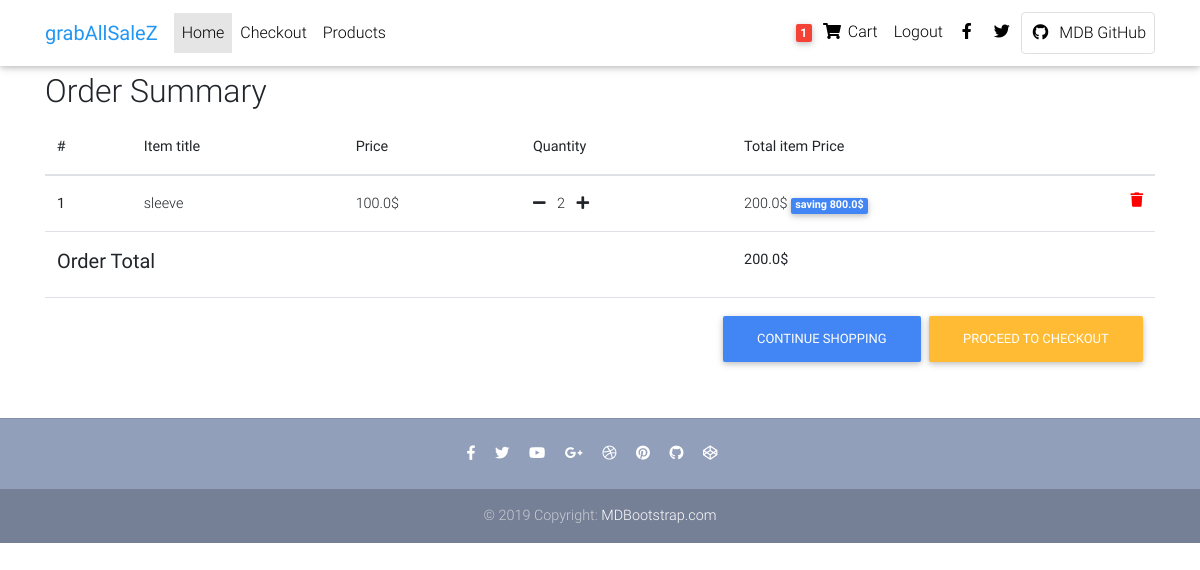
Page /order-summary (signed in) on the committed database.
### core/models.py (models this page shows, shortened)
class Order(models.Model):
    user = models.ForeignKey(settings.AUTH_USER_MODEL, on_delete=models.CASCADE)
    ref_code = models.CharField(max_length=20, blank=True, null=True)
    items = models.ManyToManyField(OrderItem)
    start_date = models.DateTimeField(auto_now_add=True)
    ordered_date = models.DateTimeField()
    ordered = models.BooleanField(default=False)
    shipping_address = models.ForeignKey('Address', related_name='shipping_address', on_delete=models.SET_NULL, blank=True, null=True)
    billing_address = models.ForeignKey('Address', related_name='billing_address', on_delete=models.SET_NULL, blank=True, null=True)
    payment = models.ForeignKey('Payment', on_delete=models.SET_NULL, blank=True, null=True)
    coupon = models.ForeignKey('Coupon', on_delete=models.SET_NULL, blank=True, null=True)
    being_delivered = models.BooleanField(default=False)
    received = models.BooleanField(default=False)
    refund_requested = models.BooleanField(default=False)
    refund_granted = models.BooleanField(default=False)
    '''
    1. item added to cart.
    2. adding a billing address
    (failed checkout)
    3. payment
    (preprocessing, processing and packaging)
    4. being delivered
    5. received
    6. refunds
    '''
    def get_total(self):
        total = 0
        for order_item in self.items.all():
            total += order_item.get_final_price()
        if self.coupon:
            total -= self.coupon.amount
        return total

class OrderItem(models.Model):
    user = models.ForeignKey(settings.AUTH_USER_MODEL, on_delete=models.CASCADE)
    item = models.ForeignKey(Item, on_delete=models.CASCADE)
    quantity = models.IntegerField(default=1)
    ordered = models.BooleanField(default=False)
    def get_total_item_price(self):
        return self.quantity * self.item.price
    def get_total_discount_item_price(self):
        return self.quantity * self.item.discount_price
    def get_amount_saved(self):
        return self.get_total_item_price() - self.get_total_discount_item_price()
    def get_final_price(self):
        if self.item.discount_price:
            return self.get_total_discount_item_price()
        return self.get_total_item_price()

class Item(models.Model):
    title = models.CharField(max_length=100)
    price = models.FloatField()
    discount_price = models.FloatField(blank=True, null=True)
    description = models.TextField()
    category = models.CharField(choices=CATEGORY_CHOICES, max_length=2)
    label = models.CharField(choices=LABEL_CHOICES, max_length=1)
    slug = models.SlugField()
    image = models.ImageField()

### core/views.py (the view)
# urls.py: path('order-summary', OrderSummaryView.as_view(), name = 'order-summary'),
class OrderSummaryView(LoginRequiredMixin, View):
    def get(self, *args, **kwargs):
        try:
            order=Order.objects.get(user=self.request.user, ordered=False)
            context={
                'object':order
            }
            return render(self.request, 'order_summary.html', context)
        except ObjectDoesNotExist:
            messages.error(self.request, 'You do not have an active order')
            return redirect('/')

### core/templatetags/cart_template_tags.py (called while the page is built)
@register.filter
def cart_item_count(user):
     if user.is_authenticated:
         qs=Order.objects.filter(user=user, ordered=False)
         if qs.exists():
             return qs[0].items.count()
     return 0

### templates/order_summary.html (shortened to what this page needs)
{% extends 'base.html' %}
{% block content %}
  <main>
    <div class="container">
      <div class="table-responsive text-nowrap">
        <h2>Order Summary</h2>
        <table class="table">
          <thead>
            <tr>
              <th scope="col">#</th>
              <th scope="col">Item title</th>
              <th scope="col">Price</th>
              <th scope="col">Quantity</th>
              <th scope="col">Total item Price</th>
            </tr>
          </thead>
          <tbody>
            {% for order_item in object.items.all %}
            <tr>
              <th scope="row">{{ forloop.counter }}</th>
              <td>{{ order_item.item.title }}</td>
              <td>
                {% if order_item.item.discount_price %}
                  {{ order_item.item.discount_price }}$
                {% else %}
                  {{ order_item.item.price }}$
                {% endif %}
              <td>
                <a href="{% url 'core:remove-single-item-from-cart' order_item.item.slug %}"><i class="fas fa-minus mr-2"></i></a>
                {{ order_item.quantity }}
                <a href="{% url 'core:add-to-cart' order_item.item.slug %}"><i class="fas fa-plus ml-2"></i></a>
              <td>
                {% if order_item.item.discount_price %}
                  {{ order_item.get_total_discount_item_price }}$
                  <span class="badge badge-primary" >saving {{ order_item.get_amount_saved }}$</span>
                {% else %}
                  {{ order_item.get_total_item_price }}$
                {% endif %}
                <a style="color:red;" href="{% url 'core:remove-from-cart' order_item.item.slug %}"><i class="fas fa-trash float-right"></i></a>
              </td>
            </tr>
            {% endfor %}
            {% if object.get_total %}
            <tr>
              <td colspan="4"><h5><b>Order Total</b></h5></td>
              <td><b>{{ object.get_total }}$</b></td>
            </tr>
            <tr>
              <td colspan="5">
                <a class="btn btn-warning float-right ml-2" href="{% url 'core:checkout' %}">Proceed to Checkout</a>
                <a class="btn btn-primary float-right ml-2" href="/">Continue shopping</a>
              </td>
            </tr>
            {% endif %}
          </tbody>
        </table>
      </div>
    </div>
  </main>
{% endblock %}

### templates/base.html (shortened to what this page needs)
<!DOCTYPE html>
{% load static %}
<html lang="en" dir="ltr">
  <head>
    <link rel="stylesheet" href="https://use.fontawesome.com/releases/v5.11.2/css/all.css">
    <link href="{% static 'css/bootstrap.min.css' %}" rel="stylesheet">
    <link href="{% static 'css/mdb.min.css' %}" rel="stylesheet">
    <link href="{% static 'css/style.min.css' %}" rel="stylesheet">
  </head>
  {% include 'navbar.html' %}
  <body>
    <div class="mt-5 pt-4">
  </div>
    {% block content %}
    {% endblock %}
    {% include 'footer.html' %}
  </body>
</html>

### templates/navbar.html (shortened to what this page needs)
{% load cart_template_tags %}
<nav class="navbar fixed-top navbar-expand-lg navbar-light white scrolling-navbar">
  <div class="container">
    <a class="navbar-brand waves-effect" href="{% url 'core:home' %}" target="_blank">
      <strong class="blue-text">grabAllSaleZ</strong>
    </a>
    <div class="collapse navbar-collapse" id="navbarSupportedContent">
      <ul class="navbar-nav mr-auto">
        <li class="nav-item active">
          <a class="nav-link waves-effect" href="#">Home
          </a>
        </li>
        <li class="nav-item">
          <a class="nav-link waves-effect" href="{% url 'core:checkout' %}" target="_blank">Checkout</a>
        </li>
        <li class="nav-item">
          <a class="nav-link waves-effect" href="#"
            target="_blank">Products</a>
        </li>
      </ul>
      <ul class="navbar-nav nav-flex-icons">
        {% if request.user.is_authenticated %}
        <li class="nav-item">
          <a href="{% url 'core:order-summary' %}" class="nav-link waves-effect">
            <span class="badge red z-depth-1 mr-1"> {{ request.user|cart_item_count }} </span>
            <i class="fas fa-shopping-cart"></i>
            <span class="clearfix d-none d-sm-inline-block"> Cart </span>
          </a>
        </li>
        <li class="nav-item">
          <a class="nav-link waves-effect" href="{% url 'account_logout' %}" >
            <span class="clearfix d-none d-sm-inline-block"> Logout </span>
          </a>
        </li>
        {% endif %}
        <li class="nav-item">
          <a href="https://www.facebook.com/mdbootstrap" class="nav-link waves-effect" target="_blank">
            <i class="fab fa-facebook-f"></i>
          </a>
        </li>
        <li class="nav-item">
          <a href="https://twitter.com/MDBootstrap" class="nav-link waves-effect" target="_blank">
            <i class="fab fa-twitter"></i>
          </a>
        </li>
        <li class="nav-item">
          <a href="https://github.com/mdbootstrap/bootstrap-material-design" class="nav-link border border-light rounded waves-effect"
            target="_blank">
            <i class="fab fa-github mr-2"></i>MDB GitHub
          </a>
        </li>
      </ul>
    </div>
  </div>
</nav>

### templates/footer.html
<footer class="page-footer text-center font-small mt-4 wow fadeIn">
  <hr class="my-4">
  <div class="pb-4">
    <a href="https://www.facebook.com/mdbootstrap" target="_blank">
      <i class="fab fa-facebook-f mr-3"></i>
    </a>
    <a href="https://twitter.com/MDBootstrap" target="_blank">
      <i class="fab fa-twitter mr-3"></i>
    </a>
    <a href="https://www.youtube.com/watch?v=7MUISDJ5ZZ4" target="_blank">
      <i class="fab fa-youtube mr-3"></i>
    </a>
    <a href="https://plus.google.com/u/0/b/107863090883699620484" target="_blank">
      <i class="fab fa-google-plus-g mr-3"></i>
    </a>
    <a href="https://dribbble.com/mdbootstrap" target="_blank">
      <i class="fab fa-dribbble mr-3"></i>
    </a>
    <a href="https://pinterest.com/mdbootstrap" target="_blank">
      <i class="fab fa-pinterest mr-3"></i>
    </a>
    <a href="https://github.com/mdbootstrap/bootstrap-material-design" target="_blank">
      <i class="fab fa-github mr-3"></i>
    </a>
    <a href="http://codepen.io/mdbootstrap/" target="_blank">
      <i class="fab fa-codepen mr-3"></i>
    </a>
  </div>
  <div class="footer-copyright py-3">
    © 2019 Copyright:
    <a href="https://mdbootstrap.com/education/bootstrap/" target="_blank"> MDBootstrap.com </a>
  </div>
</footer>

### templates/script.html (shortened to what this page needs)
{% load static %}

### templates/base.html (style rules this page uses)
html, body, header, .carousel { height: 60vh; }

### rows in the picture
OrderItem: item "sleeve", item.discount_price "100.0", quantity "2", get_total_discount_item_price "200.0", get_amount_saved "800.0"
Order: get_total "200.0"

### other values in the picture
{{ request.user|cart_item_count }} "1"
